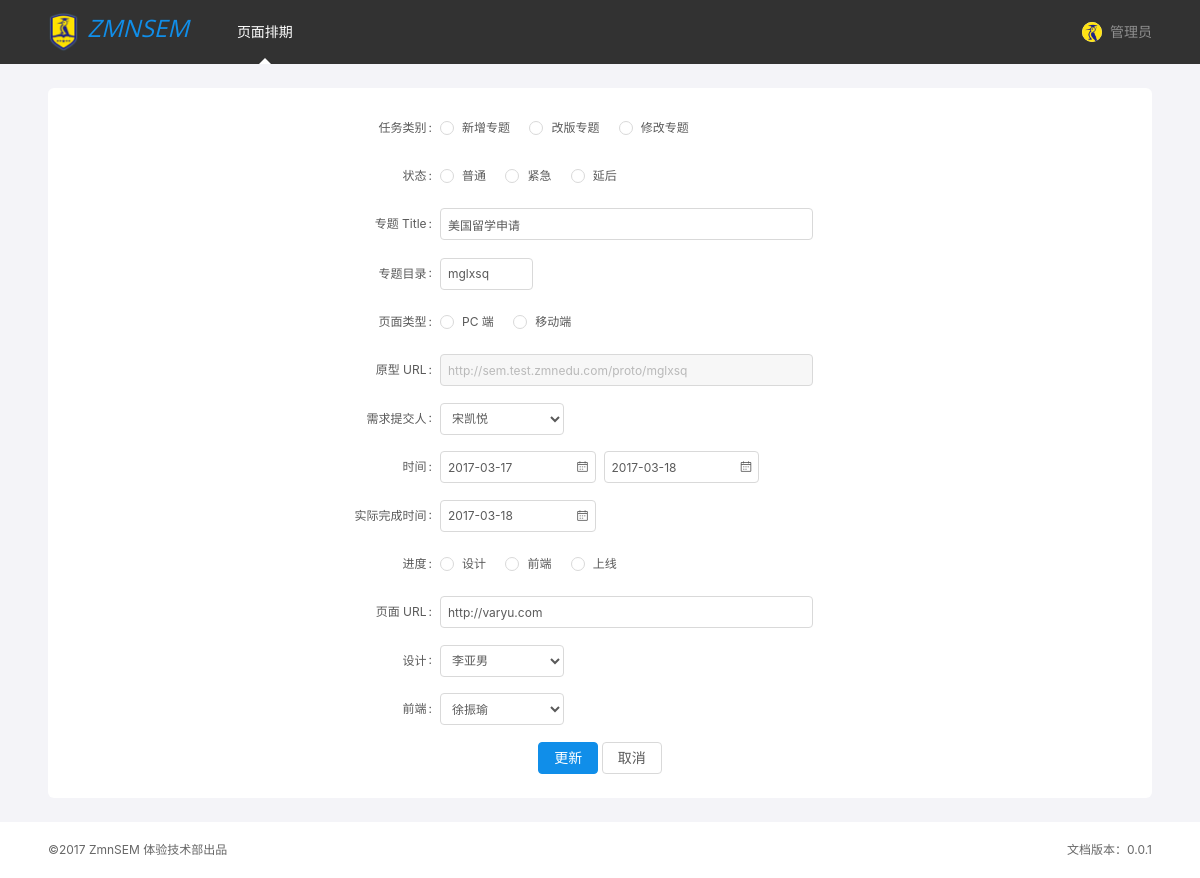
Page /edit.php?id=3 (signed in) on the committed database.
### tables this page shows
CREATE TABLE `page_info` (
  `id` int(10) NOT NULL,
  `category` varchar(20) NOT NULL,
  `title` varchar(300) NOT NULL,
  `directory` varchar(20) NOT NULL,
  `type` varchar(20) NOT NULL,
  `proto_url` varchar(150) NOT NULL,
  `page_url` varchar(150) NOT NULL,
  `sponsor` varchar(50) NOT NULL,
  `designer` varchar(50) NOT NULL,
  `coder` varchar(50) NOT NULL,
  `time_submit` varchar(20) NOT NULL,
  `time_start` varchar(20) NOT NULL,
  `time_end` varchar(20) NOT NULL,
  `time_finish` varchar(20) NOT NULL,
  `progress` varchar(20) NOT NULL,
  `year` int(10) NOT NULL,
  `state` varchar(30) NOT NULL
);

### edit.php (the view, shortened to what this page needs)
<?php
    if(!isset($_SESSION['log']) || $_SESSION['log'] == false) {
        echo " <script>location.href='login.php';</script> ";
        header("Content-type:text/html;charset=utf-8");
    } else {
        include_once 'system.inc.php';
        $sql_select = "select * from page_info where id={$_GET['id']}";
        $stmt = $conn->query($sql_select);
        if ($stmt->rowCount() >0) {
            $stu = $stmt->fetch(PDO::FETCH_ASSOC);
        }else{
            die("no have this id:{$_GET['id']}");
        }
    }
?>
<!doctype html>
<html lang="zh-cn">
<head>
<link rel="stylesheet" href="My97DatePicker/skin/WdatePicker.css">
<link rel="stylesheet" href="css/base.css">
<link rel="stylesheet" href="css/app.css">
</head>
<body>
<header class="g-hd">
    <div class="m-nav">
        <div class="g-cnt">
            <a class="logo f-fl" href="/"><img src="images/logo.png" alt="">ZMNSEM</a>
            <ul class="nav-cnt f-fl">
                <li class="nav-item">
                    <h3><a href="index.php">页面排期</a><i></i></h3>
                </li>
            </ul>
            <?php
                if (!isset($_SESSION['log']) || $_SESSION['log'] == false) {
                    echo '<div class="u-user f-fr"><i></i><a href="login.php">登录</a></div>';
                } else {
                    echo '<div class="u-user f-fr"><i><img src="images/user_img.png" alt=""></i>管理员</div>';
                }
            ?>
        </div>
    </div>
</header>
<div class="g-bd g-cnt">
    <div class="m-form m-info">
        <form action="action.php?action=edit" method="post">
            <div class="form-item">
                <div class="ant-col-6 item-label"><label>任务类别</label></div>
                <div class="ant-col-14 item-input">
                    <div class="ant-radio-group">
                        <label class="ant-radio-wrapper"><span class="ant-radio<?php echo ($stu['category'] == '新增专题')? ' ant-radio-checked':'';?>"><span class="ant-radio-inner"></span></span><span>新增专题</span></label>
                        <label class="ant-radio-wrapper"><span class="ant-radio<?php echo ($stu['category'] == '改版专题')? ' ant-radio-checked':'';?>"><span class="ant-radio-inner"></span></span><span>改版专题</span></label>
                        <label class="ant-radio-wrapper"><span class="ant-radio<?php echo ($stu['category'] == '修改专题')? ' ant-radio-checked':'';?>"><span class="ant-radio-inner"></span></span><span>修改专题</span></label>
                    </div>
                </div>
            </div>
            <div class="form-item">
                <div class="ant-col-6 item-label"><label>状态</label></div>
                <div class="ant-col-14 item-input">
                    <div class="ant-radio-group">
                        <label class="ant-radio-wrapper"><span class="ant-radio<?php echo ($stu['state'] == '普通')? ' ant-radio-checked':'';?>"><span class="ant-radio-inner"></span></span><span>普通</span></label>
                        <label class="ant-radio-wrapper"><span class="ant-radio<?php echo ($stu['state'] == '紧急')? ' ant-radio-checked':'';?>"><span class="ant-radio-inner"></span></span><span>紧急</span></label>
                        <label class="ant-radio-wrapper"><span class="ant-radio<?php echo ($stu['state'] == '延后')? ' ant-radio-checked':'';?>"><span class="ant-radio-inner"></span></span><span>延后</span></label>
                    </div>
                </div>
            </div>
            <div class="form-item">
                <div class="ant-col-6 item-label"><label>专题 Title</label></div>
                <div class="ant-col-14 item-input"><input class="ant-input ant-input-lg" type="text" name="title" value="<?php echo $stu['title'];?>" placeholder="标题"></div>
            </div>
            <div class="form-item">
                <div class="ant-col-6 item-label"><label>专题目录</label></div>
                <div class="ant-col-14 item-input">
                    <div class="ant-col-6">
                        <input class="ant-input ant-input-lg directory-input" type="text" name="directory" value="<?php echo $stu['directory'];?>" placeholder="用于页面 url">
                    </div>
                </div>
            </div>
            <div class="form-item">
                <div class="ant-col-6 item-label"><label>页面类型</label></div>
                <div class="ant-col-14 item-input">
                    <div class="ant-radio-group">
                        <label class="ant-radio-wrapper"><span class="ant-radio<?php echo ($stu['type'] == 'PC 端')? ' ant-radio-checked':'';?>"><span class="ant-radio-inner"></span></span><span>PC 端</span></label>
                        <label class="ant-radio-wrapper"><span class="ant-radio<?php echo ($stu['type'] == '移动端')? ' ant-radio-checked':'';?>"><span class="ant-radio-inner"></span></span><span>移动端</span></label>
                    </div>
                </div>
            </div>
            <div class="form-item">
                <div class="ant-col-6 item-label"><label>原型 URL</label></div>
                <div class="ant-col-14 item-input"><input class="ant-input ant-input-lg proto-input" type="text" value="<?php echo $stu['proto_url'];?>" placeholder="http://sem.test.zmnedu.com 自动生成" disabled></div>
            </div>
            <div class="form-item">
                <div class="ant-col-6 item-label"><label>需求提交人</label></div>
                <div class="ant-col-14 item-input">
                    <div class="ant-col-8">
                        <select class="ant-input ant-input-lg" name="sponsor">
                            <option value="宋凯悦" <?php echo ($stu['sponsor'] == "宋凯悦")? "selected":"";?>>宋凯悦</option>
                        </select>
                    </div>
                </div>
            </div>
            <div class="form-item">
                <div class="ant-col-6 item-label"><label>时间</label></div>
                <div class="ant-col-14 item-input">
                    <div class="ant-col-10 f-mrn">
                        <span class="ant-input-preSuffix-wrapper"><input type="text" class="ant-input ant-input-lg" name="time_start" onclick="WdatePicker()" value="<?php echo $stu['time_start'];?>" placeholder="开始时间"><span class="ant-input-suffix"><i class="anticon anticon-calendar"></i></span></span>
                    </div>
                    <div class="ant-col-10">
                        <span class="ant-input-preSuffix-wrapper"><input type="text" class="ant-input ant-input-lg" name="time_end" onclick="WdatePicker()" value="<?php echo $stu['time_end'];?>" placeholder="预完成时间"><span class="ant-input-suffix"><i class="anticon anticon-calendar"></i></span></span>
                    </div>
                </div>
            </div>
            <div class="form-item">
                <div class="ant-col-6 item-label"><label>实际完成时间</label></div>
                <div class="ant-col-14 item-input">
                    <div class="ant-col-10 f-mrn">
                        <span class="ant-input-preSuffix-wrapper"><input type="text" class="ant-input ant-input-lg" name="time_finish" onclick="WdatePicker()" value="<?php echo $stu['time_finish'];?>" placeholder="开始时间"><span class="ant-input-suffix"><i class="anticon anticon-calendar"></i></span></span>
                    </div>
                </div>
            </div>
            <div class="form-item">
                <div class="ant-col-6 item-label"><label>进度</label></div>
                <div class="ant-col-14 item-input">
                    <div class="ant-radio-group">
                        <label class="ant-radio-wrapper"><span class="ant-radio<?php echo ($stu['progress'] == '设计')? ' ant-radio-checked':'';?>"><span class="ant-radio-inner"></span></span><span>设计</span></label>
                        <label class="ant-radio-wrapper"><span class="ant-radio<?php echo ($stu['progress'] == '前端')? ' ant-radio-checked':'';?>"><span class="ant-radio-inner"></span></span><span>前端</span></label>
                        <label class="ant-radio-wrapper"><span class="ant-radio<?php echo ($stu['progress'] == '上线')? ' ant-radio-checked':'';?>"><span class="ant-radio-inner"></span></span><span>上线</span></label>
                    </div>
                </div>
            </div>
            <div class="form-item">
                <div class="ant-col-6 item-label"><label>页面 URL</label></div>
                <div class="ant-col-14 item-input"><input class="ant-input ant-input-lg" type="text" name="page_url" value="<?php echo $stu['page_url'];?>" placeholder="页面上线地址"></div>
            </div>
            <div class="form-item">
                <div class="ant-col-6 item-label"><label>设计</label></div>
                <div class="ant-col-14 item-input">
                    <div class="ant-col-8">
                        <select class="ant-input ant-input-lg" name="designer">
                            <option value="李亚男" <?php echo ($stu['designer'] == "李亚男")? "selected":"";?>>李亚男</option>
                        </select>
                    </div>
                </div>
            </div>
            <div class="form-item">
                <div class="ant-col-6 item-label"><label>前端</label></div>
                <div class="ant-col-14 item-input">
                    <div class="ant-col-8">
                        <select class="ant-input ant-input-lg" name="coder">
                            <option value="徐振瑜" <?php echo ($stu['coder'] == "徐振瑜")? "selected":"";?>>徐振瑜</option>
                        </select>
                    </div>
                </div>
            </div>
            <div class="form-ft f-tac">
                <button type="submit" class="u-btn u-btn-primary u-btn-lg"><span>更新</span></button>
                <a class="u-btn u-btn-lg" href="index.php"><span>取消</span></a>
            </div>
        </form>
    </div>
</div>
<footer class="g-ft">
    <div class="g-cnt">
        <div class="f-fl">&copy;2017 ZmnSEM 体验技术部出品</div>
        <div class="f-fr">文档版本：0.0.1</div>
    </div>
</footer>
</body>
</html>

### css/base.css (style rules this page uses)
html { font-family:sans-serif;line-height:1.15;-ms-text-size-adjust:100%;-webkit-text-size-adjust:100%; }
body { margin:0; }
article,aside,footer,header,nav,section { display:block; }
a { background-color:transparent;-webkit-text-decoration-skip:objects; }
img { border-style:none; }
button,input,optgroup,select,textarea { font-family:sans-serif;font-size:100%;line-height:1.15;margin:0; }
button,input { overflow:visible; }
button,select { text-transform:none; }
[type=reset],[type=submit],button,html [type=button] { -webkit-appearance:button; }
* { -webkit-tap-highlight-color:rgba(0,0,0,0); }
*,:after,:before { box-sizing:border-box; }
body,html { width:100%;height:100%; }
body { font-family:-apple-system,BlinkMacSystemFont,Segoe UI,Roboto,PingFang SC,Hiragino Sans GB,Microsoft YaHei,Helvetica Neue,Helvetica,Arial,sans-serif;font-size:12px;line-height:1.5;color:rgba(0,0,0,.65);background-color:#fff; }
article,aside,blockquote,body,button,code,dd,details,div,dl,dt,fieldset,figcaption,figure,footer,form,h1,h2,h3,h4,h5,h6,header,hgroup,hr,input,legend,li,menu,nav,ol,p,pre,section,td,textarea,th,ul { margin:0;padding:0; }
button,input,select,textarea { font-family:inherit;font-size:inherit;line-height:inherit;color:inherit; }
ol,ul { list-style:none; }
a { color:#108ee9;background:transparent;text-decoration:none;outline:none;cursor:pointer;-webkit-transition:color .3s ease;transition:color .3s ease; }
.f-fl { float:left; }
.f-fr { float:right; }
.f-tac { text-align:center; }
.f-mrn { margin-right:8px !important; }

### rows in the picture
page_info: title "美国留学申请", directory "mglxsq", sponsor "宋凯悦", time_start "2017-03-17", time_end "2017-03-18", time_finish "2017-03-18", page_url "http://varyu.com", designer "李亚男", coder "徐振瑜"
